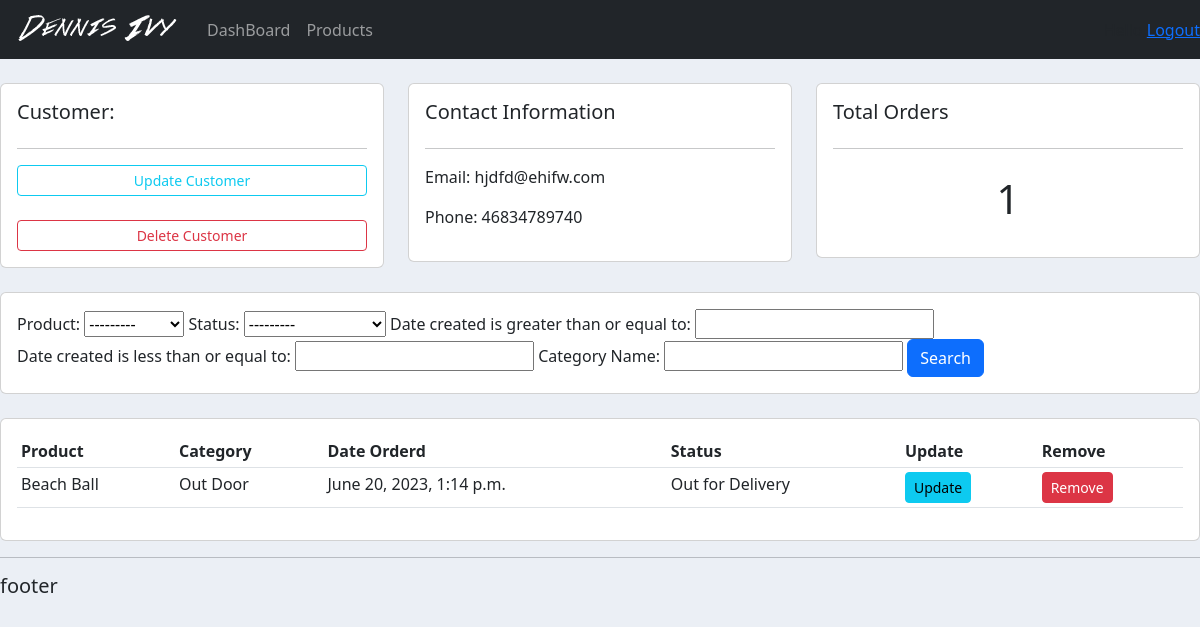
The page /customer/3/ (signed in) on the database its author committed.
### accounts/models.py (models this page shows, shortened)
class Customer(models.Model):
    name = models.CharField(max_length=200, null=True)
    phone = models.CharField(max_length=20, null=True)
    email = models.CharField(max_length=200, null=True)
    date_created = models.DateTimeField(auto_now_add=True)

class Order(models.Model):
    STATUS = (
        ('Pending', 'Pending'),
        ('Out for Delivery', 'Out for Delivery'),
        ('Delivered', 'Delivered'),
    )
    customer = models.ForeignKey(
        Customer, null=True, on_delete=models.SET_NULL)
    product = models.ForeignKey(Product, null=True, on_delete=models.SET_NULL)
    date_created = models.DateTimeField(auto_now_add=True)
    status = models.CharField(max_length=200, null=True, choices=STATUS)

class Product(models.Model):
    CATEGORY = (
        ('Indoor', 'Indoor'),
        ('Out Door', 'Out Door'),
    )
    name = models.CharField(max_length=200, null=True)
    price = models.CharField(max_length=200, null=True)
    category = models.CharField(max_length=200, null=True, choices=CATEGORY)
    description = models.CharField(max_length=200, null=True)
    date_created = models.DateTimeField(auto_now_add=True)
    tags = models.ManyToManyField(Tag)
    def __str__(self):
        return self.name

### accounts/views.py (the view)
# urls.py: path('customer/<str:pk>/', views.customer, name='customer'),
@login_required(login_url='login')
def customer(request, pk):
    customer = Customer.objects.get(id=pk)
    orders = customer.order_set.all()
    order_count = orders.count()
    Order_Filter = OrderFilter(request.GET, queryset=orders)
    orders = Order_Filter.qs
    context = {'customer': customer,
               'orders': orders, 'order_count': order_count, 'Order_Filter': Order_Filter}
    return render(request, 'accounts/customer.html', context)

### accounts/templates/accounts/customer.html
{% extends 'accounts/main.html' %} {% block content %}
<br />
<div class="row">
  <div class="col-md">
    <div class="card card-body">
      <h5>Customer:</h5>
      <hr />
      <a class="btn btn-outline-info btn-sm btn-block" href=""
        >Update Customer</a
      >
      <br />
      <a class="btn btn-outline-danger btn-sm btn-block" href=""
        >Delete Customer</a
      >
    </div>
  </div>
  <div class="col-md">
    <div class="card card-body">
      <h5>Contact Information</h5>
      <hr />
      <p>Email: {{customer.email}}</p>
      <p>Phone: {{customer.phone}}</p>
    </div>
  </div>
  <div class="col-md">
    <div class="card card-body">
      <h5>Total Orders</h5>
      <hr />
      <h1 style="text-align: center; padding: 10px">{{order_count}}</h1>
    </div>
  </div>
</div>
<br />
<div class="row">
  <div class="col">
    <div class="card card-body">
      <form method="get">
        {{Order_Filter.form}}
        <button class="btn btn-primary" type="submit">Search</button>
      </form>
    </div>
  </div>
</div>
<br />
<div class="row">
  <div class="col-md">
    <div class="card card-body">
      <table class="table table-sm">
        <tr>
          <th>Product</th>
          <th>Category</th>
          <th>Date Orderd</th>
          <th>Status</th>
          <th>Update</th>
          <th>Remove</th>
        </tr>
        {%for order in orders%}
          <tr>
            <td>{{order.product}}</td>
            <td>{{order.product.category}}</td>
            <td>{{order.date_created}}</td>
            <td>{{order.status}}</td>
            <td><a href="{%url 'update_order' order.id %}" class="btn btn-sm btn-info">Update</a></td>
            <td><a href="{%url 'delete_order' order.id %}" class="btn btn-sm btn-danger">Remove</a></td>
          </tr>
        {%endfor%}
      </table>
    </div>
  </div>
</div>
{% endblock %}

### static/css/main.css (style rules this page uses)
body { background-color: #ebeff5; }

### rows shown on the page
Customer: email "hjdfd@ehifw.com", phone "46834789740"
Order: product "Beach Ball", product.category "Out Door", date_created "June 20, 2023, 1:14 p.m.", status "Out for Delivery"

### other values the page prints
{{ order_count }} "1"
